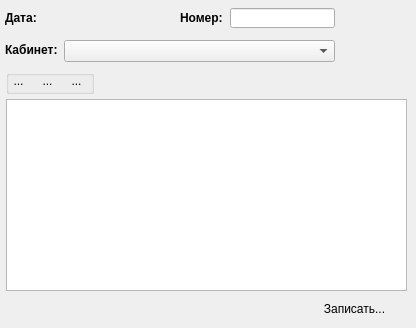
<?xml version="1.0" encoding="UTF-8"?>
<ui version="4.0">
 <class>frmRaspred</class>
 <widget class="QWidget" name="frmRaspred">
  <property name="windowModality">
   <enum>Qt::ApplicationModal</enum>
  </property>
  <property name="geometry">
   <rect>
    <x>0</x>
    <y>0</y>
    <width>416</width>
    <height>328</height>
   </rect>
  </property>
  <property name="windowTitle">
   <string>Form</string>
  </property>
  <widget class="QTableView" name="tableView">
   <property name="geometry">
    <rect>
     <x>6</x>
     <y>99</y>
     <width>401</width>
     <height>192</height>
    </rect>
   </property>
   <property name="selectionBehavior">
    <enum>QAbstractItemView::SelectRows</enum>
   </property>
  </widget>
  <widget class="QLabel" name="label_2">
   <property name="geometry">
    <rect>
     <x>180</x>
     <y>10</y>
     <width>51</width>
     <height>16</height>
    </rect>
   </property>
   <property name="font">
    <font>
     <pointsize>9</pointsize>
     <weight>75</weight>
     <bold>true</bold>
    </font>
   </property>
   <property name="text">
    <string>Номер:</string>
   </property>
  </widget>
  <widget class="QPushButton" name="ApplyBut">
   <property name="geometry">
    <rect>
     <x>303</x>
     <y>297</y>
     <width>103</width>
     <height>23</height>
    </rect>
   </property>
   <property name="text">
    <string>Записать...</string>
   </property>
   <property name="icon">
    <iconset resource="icons.qrc">
     <normaloff>:/res/icons/6.ico</normaloff>:/res/icons/6.ico</iconset>
   </property>
   <property name="checkable">
    <bool>false</bool>
   </property>
   <property name="autoDefault">
    <bool>false</bool>
   </property>
   <property name="default">
    <bool>true</bool>
   </property>
   <property name="flat">
    <bool>true</bool>
   </property>
  </widget>
  <widget class="QDateLineEdit" name="DateDoc">
   <property name="geometry">
    <rect>
     <x>63</x>
     <y>8</y>
     <width>105</width>
     <height>22</height>
    </rect>
   </property>
  </widget>
  <widget class="QLineEdit" name="Number">
   <property name="enabled">
    <bool>true</bool>
   </property>
   <property name="geometry">
    <rect>
     <x>230</x>
     <y>8</y>
     <width>105</width>
     <height>20</height>
    </rect>
   </property>
   <property name="font">
    <font>
     <weight>75</weight>
     <bold>true</bold>
    </font>
   </property>
   <property name="readOnly">
    <bool>true</bool>
   </property>
  </widget>
  <widget class="QLabel" name="label">
   <property name="geometry">
    <rect>
     <x>5</x>
     <y>10</y>
     <width>43</width>
     <height>16</height>
    </rect>
   </property>
   <property name="font">
    <font>
     <pointsize>9</pointsize>
     <weight>75</weight>
     <bold>true</bold>
    </font>
   </property>
   <property name="text">
    <string>Дата:</string>
   </property>
  </widget>
  <widget class="QGroupBox" name="groupBox">
   <property name="geometry">
    <rect>
     <x>6</x>
     <y>70</y>
     <width>88</width>
     <height>24</height>
    </rect>
   </property>
   <property name="layoutDirection">
    <enum>Qt::LeftToRight</enum>
   </property>
   <property name="autoFillBackground">
    <bool>false</bool>
   </property>
   <property name="title">
    <string/>
   </property>
   <property name="alignment">
    <set>Qt::AlignLeading|Qt::AlignLeft|Qt::AlignVCenter</set>
   </property>
   <property name="flat">
    <bool>false</bool>
   </property>
   <widget class="QToolButton" name="edit_button">
    <property name="geometry">
     <rect>
      <x>30</x>
      <y>0</y>
      <width>23</width>
      <height>22</height>
     </rect>
    </property>
    <property name="text">
     <string>...</string>
    </property>
    <property name="icon">
     <iconset resource="icons.qrc">
      <normaloff>:/res/icons/11.ico</normaloff>:/res/icons/11.ico</iconset>
    </property>
    <property name="autoRaise">
     <bool>true</bool>
    </property>
   </widget>
   <widget class="QToolButton" name="del_button">
    <property name="geometry">
     <rect>
      <x>59</x>
      <y>0</y>
      <width>23</width>
      <height>22</height>
     </rect>
    </property>
    <property name="text">
     <string>...</string>
    </property>
    <property name="icon">
     <iconset resource="icons.qrc">
      <normaloff>:/res/icons/5.ico</normaloff>:/res/icons/5.ico</iconset>
    </property>
    <property name="autoRaise">
     <bool>true</bool>
    </property>
   </widget>
   <widget class="QToolButton" name="add_button">
    <property name="geometry">
     <rect>
      <x>1</x>
      <y>0</y>
      <width>23</width>
      <height>22</height>
     </rect>
    </property>
    <property name="text">
     <string>...</string>
    </property>
    <property name="icon">
     <iconset resource="icons.qrc">
      <normaloff>:/res/icons/7.ico</normaloff>:/res/icons/7.ico</iconset>
    </property>
    <property name="autoRaise">
     <bool>true</bool>
    </property>
   </widget>
  </widget>
  <widget class="QComboBox" name="comboVidUslugi">
   <property name="geometry">
    <rect>
     <x>64</x>
     <y>40</y>
     <width>271</width>
     <height>22</height>
    </rect>
   </property>
   <property name="font">
    <font>
     <pointsize>9</pointsize>
     <weight>75</weight>
     <bold>true</bold>
    </font>
   </property>
   <property name="editable">
    <bool>false</bool>
   </property>
   <item>
    <property name="text">
     <string/>
    </property>
   </item>
  </widget>
  <widget class="QLabel" name="label_3">
   <property name="geometry">
    <rect>
     <x>5</x>
     <y>42</y>
     <width>55</width>
     <height>16</height>
    </rect>
   </property>
   <property name="font">
    <font>
     <pointsize>9</pointsize>
     <weight>75</weight>
     <bold>true</bold>
    </font>
   </property>
   <property name="text">
    <string>Кабинет:</string>
   </property>
  </widget>
 </widget>
 <customwidgets>
  <customwidget>
   <class>QDateLineEdit</class>
   <extends>QWidget</extends>
   <header>qdatelineedit.h</header>
  </customwidget>
 </customwidgets>
 <resources>
  <include location="icons.qrc"/>
 </resources>
 <connections/>
</ui>
